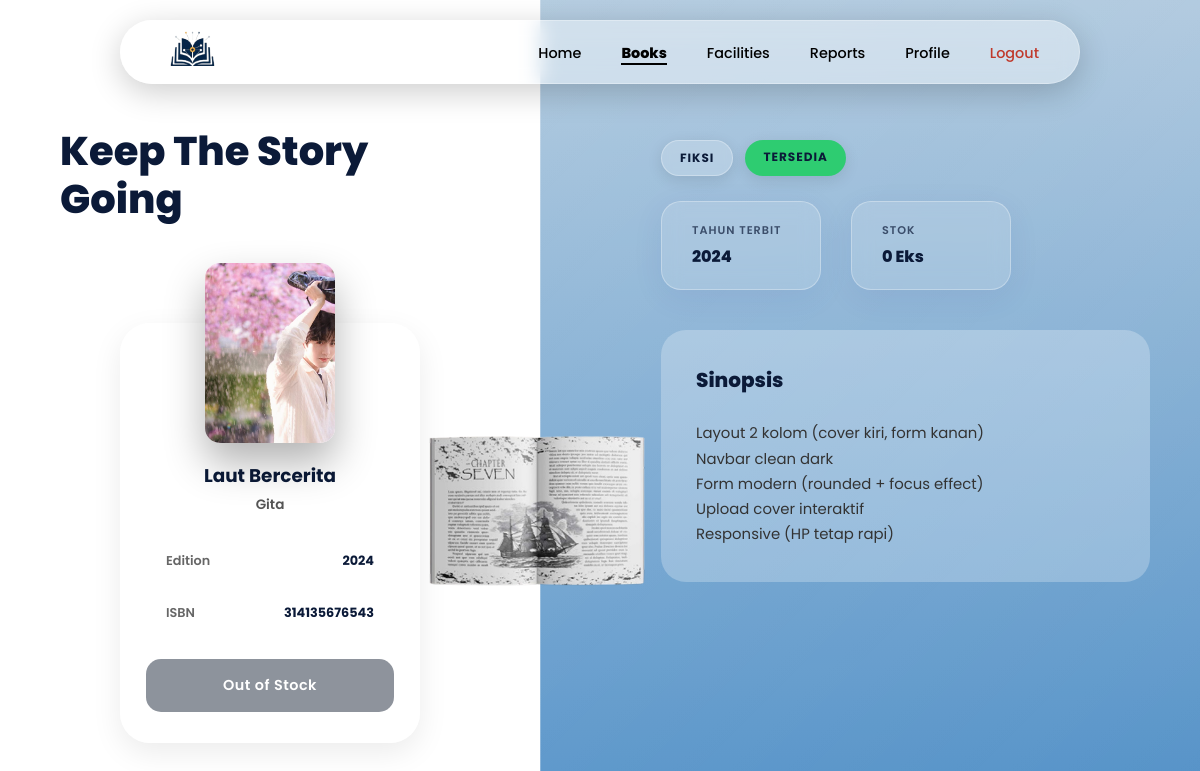
Page /user/anggota/bookDetail.php?id=2303f878-372b-11f1-9978-d0395778e6bc (signed in) on the committed database.
### tables this page shows
CREATE TABLE `buku` (
  `id_buku` varchar(36) NOT NULL DEFAULT uuid(),
  `barcode` varchar(50) NOT NULL,
  `judul` varchar(255) NOT NULL,
  `pengarang` varchar(255) NOT NULL,
  `kategori` varchar(100) DEFAULT NULL,
  `tahun_terbit` int(11) DEFAULT NULL,
  `status` enum('tersedia','dipinjam','rusak','hilang') NOT NULL DEFAULT 'tersedia',
  `stok` int(11) DEFAULT NULL,
  `cover_url` varchar(255) DEFAULT NULL,
  `foto_pengarang` varchar(255) DEFAULT NULL,
  `isbn` varchar(20) DEFAULT NULL,
  `edisi` varchar(50) DEFAULT NULL,
  `deskripsi` text DEFAULT NULL
);

### user/anggota/bookDetail.php (the view, shortened to what this page needs)
<?php
require "../regis/koneksi.php";
$id_buku = $_GET['id'];
$stmt = $conn->prepare("
    SELECT id_buku, judul, pengarang, cover_url, edisi, isbn, tahun_terbit, deskripsi, stok, kategori, status
    FROM buku
    WHERE id_buku = ?
");
$stmt->bind_param("s", $id_buku);
$stmt->execute();
$buku = $stmt->get_result()->fetch_assoc();
$cover = !empty($buku['cover_url']) ? $buku['cover_url'] : "aset/no-cover.png";
$linkPinjam = "pinjam.php?id=" . urlencode($buku['id_buku']);
?>
<!DOCTYPE html>
<html lang="id">
<head>
    <link rel="stylesheet" href="css/detail.css">
</head>
<body>
    <nav class="navbar">
        <div class="nav-logo"><img src="aset/img/logo.png" alt="GiMi Logo"></div>
        <ul class="nav-links">
            <li><a href="dashboard.php">Home</a></li>
            <li><a href="books.php" class="active">Books</a></li>
            <li><a href="facilities.php">Facilities</a></li>
            <li><a href="reports.php">Reports</a></li>
            <li><a href="profile.php">Profile</a></li>
            <li>
                <a href="../regis/logout.php" style="color:#c0392b;">Logout</a>
            </li>
        </ul>
    </nav>
    <div class="container">
        <img src="aset/img/gambar-buku.png" class="floating-book" alt="Open Book">
        <div class="left">
            <div class="title">Keep The Story Going</div>
            <div class="book-display-container">
                <img src="<?= $cover ?>" class="book-cover-img" alt="Cover Buku">
                <div class="book-details-card">
                    <div class="book-title"><?= htmlspecialchars($buku['judul']) ?></div>
                    <div class="book-author"><?= htmlspecialchars($buku['pengarang']) ?></div>
                    <div class="info-box">
                        <span>Edition</span>
                        <strong><?= htmlspecialchars($buku['edisi'] ?? '-') ?></strong>
                    </div>
                    <div class="info-box">
                        <span>ISBN</span>
                        <strong><?= htmlspecialchars($buku['isbn'] ?? '-') ?></strong>
                    </div>
                    <?php if ($buku['stok'] > 0): ?>
                        <a href="<?= $linkPinjam ?>" style="text-decoration: none;">
                            <button type="button" class="btn-borrow">Borrow Now</button>
                        </a>
                    <?php else: ?>
                        <button type="button" class="btn-borrow" style="opacity: 0.5; cursor: not-allowed;" disabled>
                            Out of Stock
                        </button>
                    <?php endif; ?>
                </div>
            </div>
        </div>
        <div class="right">
            <div class="badge-container">
                <span class="badge badge-category"><?php echo $buku['kategori']; ?></span>
<span class="badge" style="background: <?php echo ($buku['status'] == 'tersedia') ? '#2ecc71' : '#e74c3c'; ?>">
    <?php echo $buku['status']; ?>
</span>
            </div>
            <div class="top-info">
                <div class="box">
                    <span>TAHUN TERBIT</span>
                    <strong><?php echo $buku['tahun_terbit']; ?></strong>
                </div>
                <div class="box">
                    <span>STOK</span>
                    <strong><?php echo $buku['stok']; ?> Eks</strong>
                </div>
            </div>
            <div class="sinopsis-card">
                <h3>Sinopsis</h3>
                <p class="sinopsis">
                    <?php echo nl2br($buku['deskripsi']); ?>
                </p>
            </div>
        </div>
    </div>
</body>
</html>

### user/anggota/css/detail.css (style rules this page uses)
* { margin: 0; padding: 0; box-sizing: border-box; font-family: 'Poppins', sans-serif; }
body { width: 100%; min-height: 100vh; background-image: url('../aset/img/bg.png'); background-attachment: fixed; background-size: cover; color: #0b1a38; }
.navbar { position: fixed; top: 20px; left: 50%; transform: translateX(-50%); width: 80%; max-width: 1000px; margin: 0px auto; background: rgba(255, 255, 255, 0.4); backdrop-filter: blur(10px); -webkit-backdrop-filter: blur(10px); border: 1px solid rgba(255, 255, 255, 0.3); padding: 10px 40px; border-radius: 50px; display: flex; justify-content: space-between; align-items: center; z-index: 1000; box-shadow: 0 8px 32px 0 rgba(0, 0, 0, 0.2); }
.nav-links { display: flex; list-style: none; gap: 40px; }
.nav-links a { text-decoration: none; color: #000000; font-weight: 500; font-size: 0.9rem; transition: 0.3s; }
.nav-links a.active { font-weight: 800; color: #000000; border-bottom: 2px solid #000000; }
.nav-logo img { height: 35px; }
.container { position: relative; display: flex; width: 100%; min-height: 100vh; }
.floating-book { position: absolute; top: 65%; left: 50%; transform: translate(-77%, -45%); width: 230px; z-index: 10; pointer-events: none; }
.left { flex: 0 0 45%; width: 50%; padding: 120px 40px 50px; display: flex; flex-direction: column; justify-content: center; align-items: center; }
.title { font-size: 2.5rem; font-weight: 800; color: #0b1a38; margin-bottom: 40px; line-height: 1.2; align-self: flex-start; padding-left: 20px; max-width: 80%; }
.book-display-container { position: relative; width: 300px; margin-top: 60px; }
.book-cover-img { position: absolute; top: -60px; left: 50%; transform: translateX(-50%); width: 130px; height: 180px; object-fit: cover; border-radius: 15px; box-shadow: 0 20px 40px rgba(0, 0, 0, 0.3); z-index: 5; }
.book-details-card { background: rgba(255, 255, 255, 0.4); backdrop-filter: blur(25px); border-radius: 30px; padding: 140px 25px 30px; border: 1px solid rgba(255, 255, 255, 0.4); box-shadow: 0 10px 30px rgba(0, 0, 0, 0.08); }
.book-title { font-size: 1.15rem; font-weight: 700; color: #0b1a38; text-align: center; margin-bottom: 8px; line-height: 1.3; }
.book-author { font-size: 0.85rem; color: #555; text-align: center; margin-bottom: 25px; font-weight: 600; }
.info-box { background: rgba(255, 255, 255, 0.6); padding: 12px 20px; border-radius: 15px; margin-bottom: 10px; display: flex; justify-content: space-between; font-size: 0.8rem; }
.info-box span { color: #666; font-weight: 600; }
.info-box strong { color: #0b1a38; font-weight: 700; }
.btn-borrow { width: 100%; margin-top: 15px; padding: 16px; border: none; border-radius: 15px; background: #1e293b; color: white; font-weight: 600; letter-spacing: 0.5px; cursor: pointer; transition: all 0.3s ease; font-size: 0.9rem; }
.right { flex: 0 0 55%; width: 50%; background: linear-gradient(135deg, rgba(255, 255, 255, 0.1) 0%, rgba(255, 255, 255, 0) 100%), linear-gradient(to bottom, #AEC8DE 0%, #5492C8 100%); padding: 140px 50px 50px 120px; color: #0b1a38; display: flex; flex-direction: column; border-left: 1px solid rgba(255, 255, 255, 0.3); min-height: 100vh; }
.badge-container { display: flex; gap: 12px; margin-bottom: 25px; }
.badge { padding: 8px 18px; border-radius: 50px; font-size: 0.75rem; font-weight: 700; text-transform: uppercase; letter-spacing: 1px; box-shadow: 0 4px 15px rgba(0, 0, 0, 0.1); }
.badge-category { background: rgba(255, 255, 255, 0.2); color: #0b1a38; backdrop-filter: blur(5px); border: 1px solid rgba(255, 255, 255, 0.3); }
.top-info { display: flex; gap: 30px; margin-bottom: 40px; }
.top-info .box { background: rgba(255, 255, 255, 0.15); backdrop-filter: blur(10px); padding: 20px 30px; border-radius: 20px; min-width: 160px; transition: transform 0.3s ease; border: 1px solid rgba(255, 255, 255, 0.3); box-shadow: 0 8px 32px rgba(31, 38, 135, 0.07); }
.top-info .box span { font-size: 0.7rem; color: rgba(11, 26, 56, 0.7); display: block; margin-bottom: 5px; font-weight: 600; letter-spacing: 1px; }
.top-info .box strong { font-size: 1rem; color: #0b1a38; display: block; font-weight: 800; }
.sinopsis-card { background: rgba(255, 255, 255, 0.25); padding: 35px; border-radius: 25px; }
.sinopsis-card h3 { font-size: 1.25rem; font-weight: 800; }
.sinopsis { line-height: 1.7; font-size: 0.93rem; color: #333; }
.sinopsis-card h3::after { content: ''; position: absolute; bottom: -5px; left: 0; width: 40px; height: 4px; background: #0b1a38; border-radius: 2px; }

### rows in the picture
buku: cover_url (picture), judul "Laut Bercerita", pengarang "Gita", edisi "2024", isbn "314135676543", kategori "FIKSI", status "TERSEDIA", tahun_terbit "2024", stok "0", deskripsi "Layout 2 kolom (cover kiri, form kanan) Navbar clean dark Form modern (rounded + focus effect) Upload cover interaktif Responsive (HP tetap rapi)"
